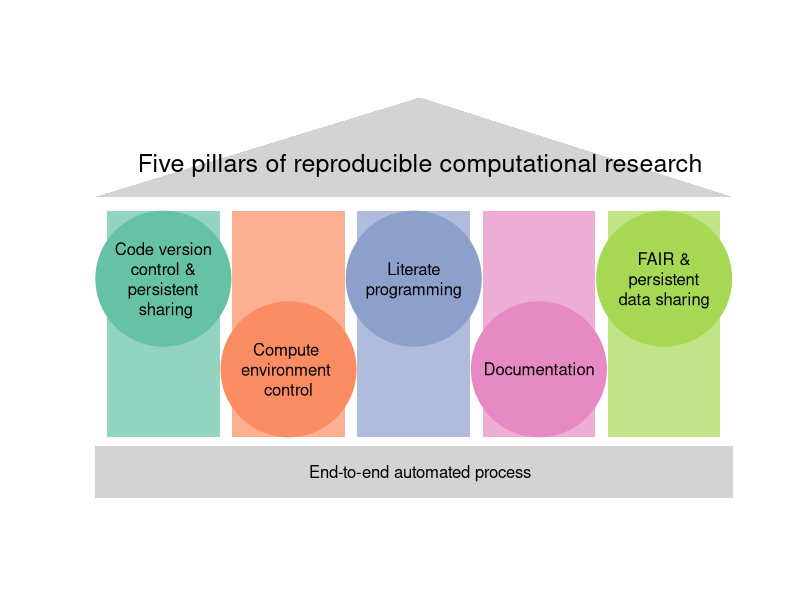
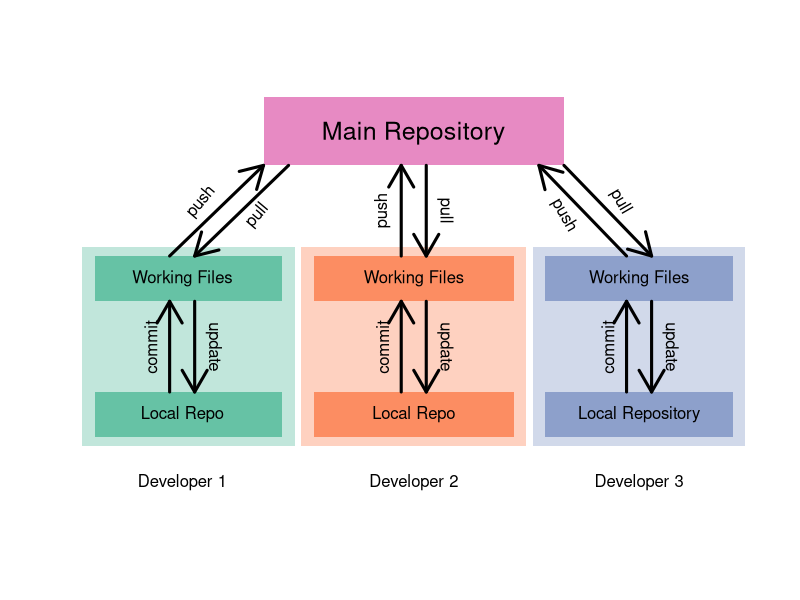
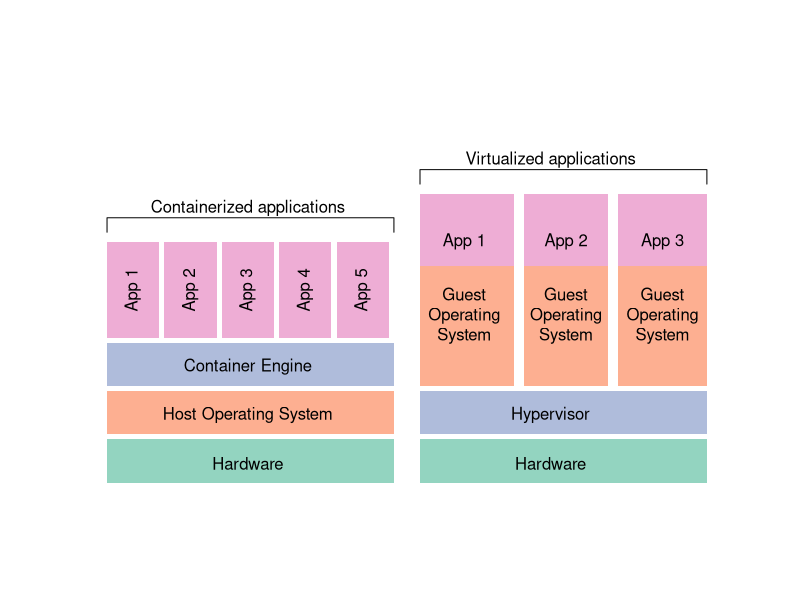

Recreate these plots in R, in order.
## ---- chunk 1

library("RColorBrewer")
cols <- brewer.pal(5, "Set2")
cols2 <- adjustcolor( cols, alpha.f = 0.7)
plot(0,type='n',axes=FALSE,ann=FALSE, xlim=c(0, 10), ylim=c(0, 8.5))
polygon(c(0,1.8,1.8,0),c(1,1,6,6), col=cols2[1], border = NA)
polygon(c(2,3.8,3.8,2),c(1,1,6,6), col=cols2[2], border = NA)
polygon(c(4,5.8,5.8,4),c(1,1,6,6), col=cols2[3], border = NA)
polygon(c(6,7.8,7.8,6),c(1,1,6,6), col=cols2[4], border = NA)
polygon(c(8,9.8,9.8,8),c(1,1,6,6), col=cols2[5], border = NA)
polygon(c(-0.2,10,10,-0.2),c(-0.4,-0.4,0.8,0.8),col="lightgray", border = NA)
polygon(c(-0.2,5,10),c(6.3,8.5,6.3),col="lightgray", border = NA)
points( c(0.9,2.9,4.9,6.9,8.9) , c(4.5,2.5,4.5,2.5,4.5), pch=19,cex=18,col=cols )
text(5,7,lab="Five pillars of reproducible computational research", cex=1.5)
#mtext("Five pillars of reproducible computational research", cex=1.5)

labs <- c("Code version\ncontrol &\npersistent\n sharing",
  "Compute \nenvironment \ncontrol",
  "Literate\nprogramming",
  "Documentation",
  "FAIR &\npersistent\ndata sharing")

text( c(0.9,2.9,4.9,6.9,8.9) , c(4.5,2.5,4.5,2.5,4.5) , lab=labs)
text( 5 , 0.2 , lab="End-to-end automated process")
#text(5,7,lab="Code testing")
#text( 9, -0.2 , lab=expression(italic("created by Mark Ziemann")),cex=0.5)

## ---- chunk 2

cols2 <- adjustcolor( cols, alpha.f = 0.4)

plot(0,type='n',axes=FALSE,ann=FALSE, xlim=c(0, 10), ylim=c(0, 8.5))
polygon(c(-0.6,3,3,-0.6),c(0.8,0.8,5.2,5.2), col=cols2[1], border = NA)
polygon(c(-0.2,2.8,2.8,-0.2),c(1,1,2,2), col=cols[1], border = NA)
polygon(c(-0.2,2.8,2.8,-0.2),c(4,4,5,5), col=cols[1], border = NA)

polygon(c(3.1,6.7,6.7,3.1),c(0.8,0.8,5.2,5.2), col=cols2[2], border = NA)
polygon(c(3.3,6.5,6.5,3.3),c(1,1,2,2), col=cols[2], border = NA)
polygon(c(3.3,6.5,6.5,3.3),c(4,4,5,5), col=cols[2], border = NA)

polygon(c(6.8,10.2,10.2,6.8),c(0.8,0.8,5.2,5.2), col=cols2[3], border = NA)
polygon(c(7,10,10,7),c(1,1,2,2), col=cols[3], border = NA)
polygon(c(7,10,10,7),c(4,4,5,5), col=cols[3], border = NA)

polygon(c(2.5,7.3,7.3,2.5),c(7,7,8.5,8.5), col=cols[4], border = NA)

labs <- c("Developer 1",
  "Local Repo",
  "Working Files",
  "Developer 2",
  "Local Repo",
  "Working Files",
  "Developer 3",
  "Local Repository",
  "Working Files")

text( c(1.2,1.2,1.2,4.9,4.9,4.9,8.5,8.5,8.5), c(0,1.5,4.5,0,1.5,4.5,0,1.5,4.5), labels=labs )
text(4.9,7.7,labels="Main Repository",cex=1.5)

arrows( 1, 2, 1, 4 ,lwd=3)
arrows( 1.4, 4, 1.4, 2 ,lwd=3)
arrows( 4.7, 2, 4.7, 4 ,lwd=3)
arrows( 5.1, 4, 5.1, 2 ,lwd=3)
arrows( 8.3, 2, 8.3, 4 ,lwd=3)
arrows( 8.7, 4, 8.7, 2 ,lwd=3)
arrows( 1, 5, 2.5, 7 ,lwd=3)
arrows( 2.9, 7 , 1.4, 5 ,lwd=3)
arrows( 4.7, 5, 4.7, 7 ,lwd=3)
arrows( 5.1, 7 , 5.1, 5 ,lwd=3)
arrows( 7.3, 7, 8.7, 5 ,lwd=3)
arrows( 8.3, 5, 6.9, 7 ,lwd=3)

text(c(0.7,4.4,8) ,c(3,3,3), labels="commit",srt=90)
text(c(1.7,5.4,9) ,c(3,3,3), labels="update",srt=-90)
text(c(1.5) ,c(6.2), labels="push",srt=50)
text(c(2.4) ,c(5.9), labels="pull",srt=50)
text(c(4.4) ,c(6), labels="push",srt=90)
text(c(5.4) ,c(6), labels="pull",srt=-90)
text(c(7.3) ,c(5.9), labels="push",srt=-60)
text(c(8.2) ,c(6.2), labels="pull",srt=-60)

## ---- chunk 3

library("RColorBrewer")
cols <- brewer.pal(5, "Set2")
cols2 <- adjustcolor( cols, alpha.f = 0.7)
plot(0,type='n',axes=FALSE,ann=FALSE, xlim=c(0, 12), ylim=c(0, 8))

polygon(c(0,5.5,5.5,0),c(0,0,0.9,0.9), col=cols2[1], border = NA)
polygon(c(0,5.5,5.5,0),c(1,1,1.9,1.9), col=cols2[2], border = NA)
polygon(c(0,5.5,5.5,0),c(2,2,2.9,2.9), col=cols2[3], border = NA)

polygon(c(0,1,1,0),c(3,3,5,5), col=cols2[4], border = NA)
polygon(c(1.1,2.1,2.1,1.1),c(3,3,5,5), col=cols2[4], border = NA)
polygon(c(2.2,3.2,3.2,2.2),c(3,3,5,5), col=cols2[4], border = NA)
polygon(c(3.3,4.3,4.3,3.3),c(3,3,5,5), col=cols2[4], border = NA)
polygon(c(4.4,5.4,5.4,4.4),c(3,3,5,5), col=cols2[4], border = NA)

labs1 <- c("Hardware","Host Operating System","Container Engine")
text(c(2.7,2.7,2.7),c(0.4,1.4,2.4),labels=labs1)

labs2 <- c("App 1","App 2","App 3","App 4","App 5")
text(c(0.5,1.6,2.7,3.8,4.9) ,c(4,4,4,4,4), labels=labs2,srt=90)

lines(c(0,0,5.5,5.5),c(5.2,5.5,5.5,5.2)  )
text(2.7,5.7,labels="Containerized applications")

polygon(c(6,11.5,11.5,6),c(0,0,0.9,0.9), col=cols2[1], border = NA)
polygon(c(6,11.5,11.5,6),c(1,1,1.9,1.9), col=cols2[3], border = NA)

labs3 <- c("Hardware","Hypervisor")
text(c(8.5,8.5),c(0.4,1.4),labels=labs3)

polygon(c(6,7.8,7.8,6),c(2,2,4.5,4.5), col=cols2[2], border = NA)
polygon(c(8,9.6,9.6,8),c(2,2,4.5,4.5), col=cols2[2], border = NA)
polygon(c(9.8,11.5,11.5,9.8),c(2,2,4.5,4.5), col=cols2[2], border = NA)

text(c(6.85,8.8,10.65),c(3.5,3.5,3.5),labels="Guest\nOperating\nSystem")

polygon(c(6,7.8,7.8,6),c(4.5,4.5,6,6), col=cols2[4], border = NA)
polygon(c(8,9.6,9.6,8),c(4.5,4.5,6,6), col=cols2[4], border = NA)
polygon(c(9.8,11.5,11.5,9.8),c(4.5,4.5,6,6), col=cols2[4], border = NA)

text(c(6.85,8.8,10.65),c(5,5,5),labels=labs2[1:3])

lines(c(6,6,11.5,11.5),c(6.2,6.5,6.5,6.2)  )
text(8.5,6.7,labels="Virtualized applications")
